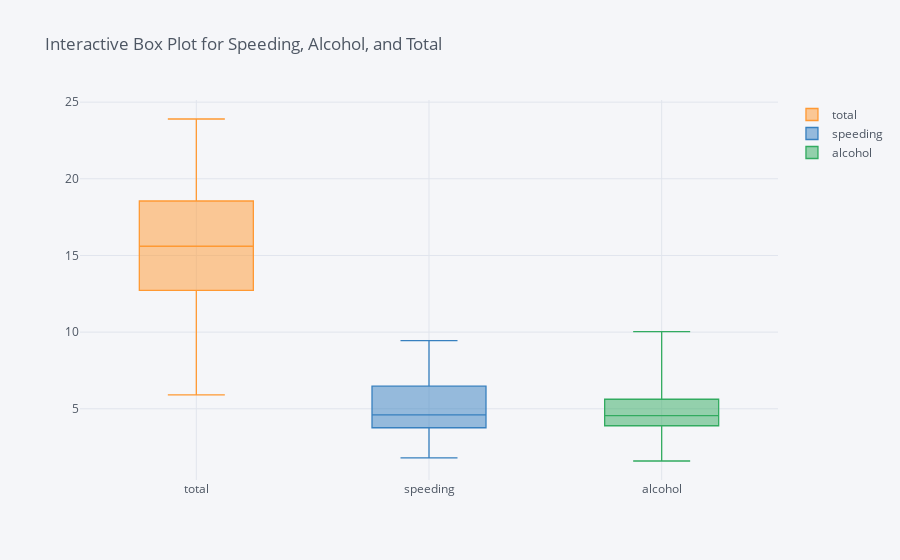

The cell this chart's notebook holds for it:
### Code cell
#(v)
df.iplot(kind='box', title='Interactive Box Plot for Speeding, Alcohol, and Total')

### Figure 1 — Plotly figure (JSON) as saved in the notebook; plotly's stock layout.template omitted (floating-point values rounded to 4 significant figures)
{"data": [{"boxpoints": false, "line": {"width": 1.3}, "marker": {"color": "rgba(255, 153, 51, 1.0)"}, "name": "total", "orientation": "v", "type": "box", "y": [18.8, 18.1, 18.6, 22.4, 12, 13.6, 10.8, 16.2, 5.9, 17.9, 15.6, 17.5, 15.3, 12.8, 14.5, 15.7, 17.8, 21.4, 20.5, 15.1, 12.5, 8.2, 14.1, 9.6, 17.6, 16.1, 21.4, 14.9, 14.7, 11.6, 11.2, 18.4, 12.3, 16.8, 23.9, 14.1, 19.9, 12.8, 18.2, 11.1, 23.9, 19.4, 19.5, 19.4, 11.3, 13.6, 12.7, 10.6, 23.8, 13.8, 17.4]}, {"boxpoints": false, "line": {"width": 1.3}, "marker": {"color": "rgba(55, 128, 191, 1.0)"}, "name": "speeding", "orientation": "v", "type": "box", "y": [7.332, 7.421, 6.51, 4.032, 4.2, 5.032, 4.968, 6.156, 2.006, 3.759, 2.964, 9.45, 5.508, 4.608, 3.625, 2.669, 4.806, 4.066, 7.175, 5.738, 4.25, 1.886, 3.384, 2.208, 2.64, 6.923, 8.346, 1.937, 5.439, 4.06, 1.792, 3.496, 3.936, 6.552, 5.497, 3.948, 6.368, 4.224, 9.1, 3.774, 9.082, 6.014, 4.095, 7.76, 4.859, 4.08, 2.413, 4.452, 8.092, 4.968, 7.308]}, {"boxpoints": false, "line": {"width": 1.3}, "marker": {"color": "rgba(50, 171, 96, 1.0)"}, "name": "alcohol", "orientation": "v", "type": "box", "y": [5.64, 4.525, 5.208, 5.824, 3.36, 3.808, 3.888, 4.86, 1.593, 5.191, 3.9, 7.175, 4.437, 4.352, 4.205, 3.925, 4.272, 4.922, 6.765, 4.53, 4, 2.87, 3.948, 2.784, 5.456, 5.474, 9.416, 5.215, 4.704, 3.48, 3.136, 4.968, 3.567, 5.208, 10.04, 4.794, 5.771, 3.328, 5.642, 4.218, 9.799, 6.402, 5.655, 7.372, 1.808, 4.08, 3.429, 3.498, 6.664, 4.554, 5.568]}], "layout": {"autosize": true, "legend": {"bgcolor": "#F5F6F9", "font": {"color": "#4D5663"}}, "paper_bgcolor": "#F5F6F9", "plot_bgcolor": "#F5F6F9", "title": {"font": {"color": "#4D5663"}, "text": "Interactive Box Plot for Speeding, Alcohol, and Total"}, "xaxis": {"autorange": true, "gridcolor": "#E1E5ED", "range": [-0.5, 2.5], "showgrid": true, "tickfont": {"color": "#4D5663"}, "title": {"font": {"color": "#4D5663"}, "text": ""}, "type": "category", "zerolinecolor": "#E1E5ED"}, "yaxis": {"autorange": true, "gridcolor": "#E1E5ED", "range": [0.3537, 25.14], "showgrid": true, "tickfont": {"color": "#4D5663"}, "title": {"font": {"color": "#4D5663"}, "text": ""}, "type": "linear", "zerolinecolor": "#E1E5ED"}}}
